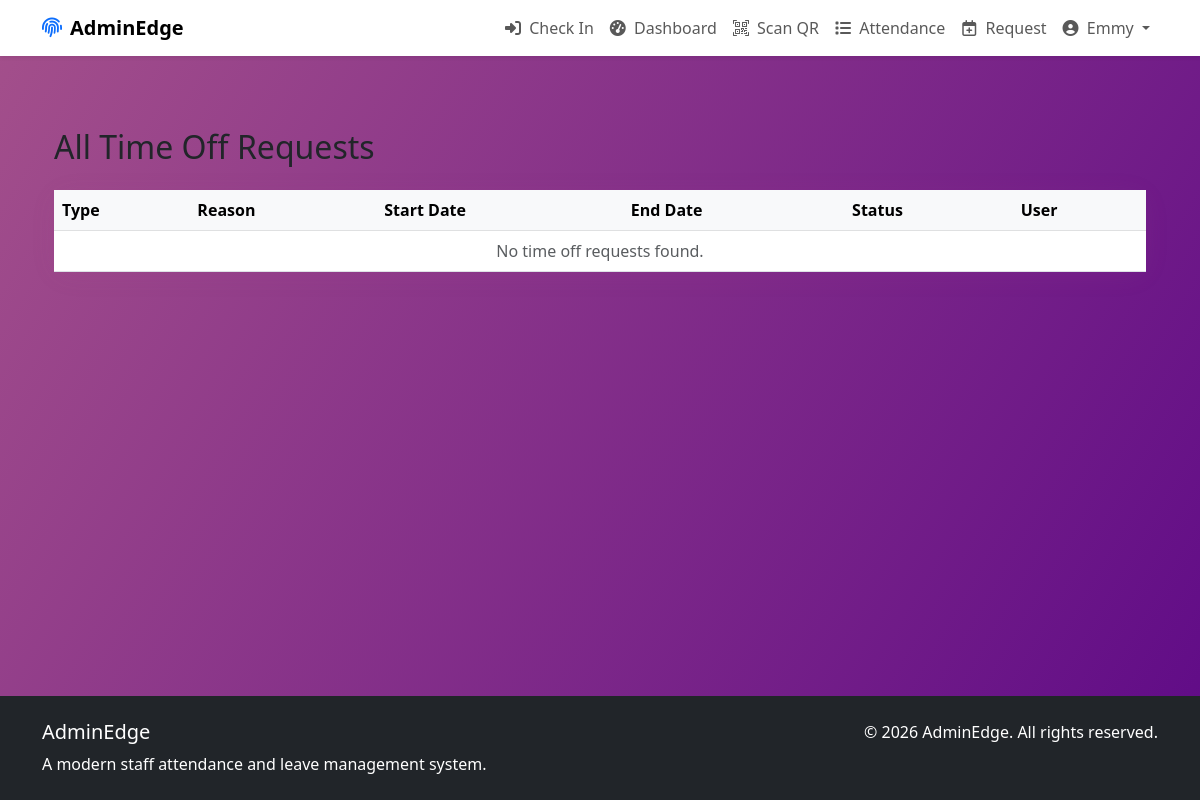
Page /all-time-off/ (signed in) on the earlier database version.
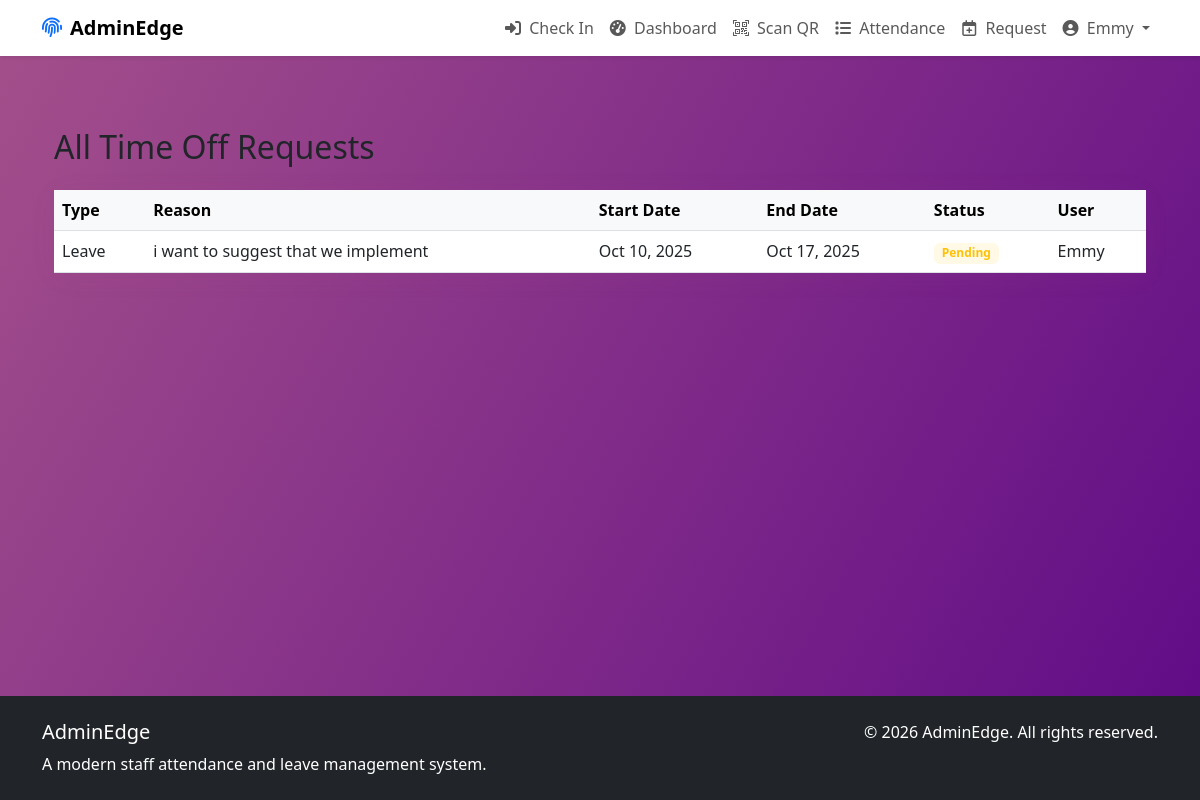
Same page on the later database version.
### accounts/models.py (models this page shows, shortened)
class CustomUser(AbstractUser):
    phone = models.CharField(
        _("phone number"),
        max_length=15,
        blank=True,
        validators=[
            RegexValidator(
                regex=r"^\+?1?\d{9,15}$",
                message=_(
                    "Phone number must be entered in the format: '+999999999'. Up to 15 digits allowed."
                ),
            )
        ],
        help_text=_("Format: +1234567890"),
    )
    department = models.ForeignKey(
        "attendance.Department",
        on_delete=models.SET_NULL,
        null=True,
        blank=True,
        related_name="staff_members",
        verbose_name=_("department"),
    )
    hire_date = models.DateField(
        _("hire date"),
        default=timezone.now,
        help_text=_("Date when the employee was hired"),
    )
    position = models.CharField(
        _("position"), max_length=100, blank=True, help_text=_("Job position or title")
    )
    bio = models.TextField(
        _("bio"), blank=True, help_text=_("A short bio or description")
    )
    is_active = models.BooleanField(
        _("active"),
        default=True,
        help_text=_(
            "Designates whether this user should be treated as active. Unselect this instead of deleting accounts."
        ),
    )
    profile_picture = models.ImageField(
        _("profile picture"),
        upload_to="profile_pics/",
        blank=True,
        null=True,
        help_text=_("Upload a profile picture (optional)"),
    )
    date_joined = models.DateTimeField(_("date joined"), default=timezone.now)
    last_updated = models.DateTimeField(_("last updated"), auto_now=True)
    class Meta:
        verbose_name = _("user")
        verbose_name_plural = _("users")
        ordering = ["last_name", "first_name"]

### attendance/models.py (models this page shows, shortened)
class LeaveRequest(models.Model):
    REQUEST_TYPE_CHOICES = [
        ("Leave", _("Leave")),
        ("Suggestion_box", _("Suggestion_box")),
        ("Remote Work", _("Remote Work")),
    ]
    STATUS_CHOICES = [
        ("Pending", _("Pending")),
        ("Approved", _("Approved")),
        ("Rejected", _("Rejected")),
    ]
    user = models.ForeignKey(
        settings.AUTH_USER_MODEL,
        on_delete=models.CASCADE,
        related_name="leave_requests",
        verbose_name=_("user"),
        null=True,
        blank=True,
    )
    type = models.CharField(
        _("Request Type"),
        max_length=20,
        choices=REQUEST_TYPE_CHOICES,
        default="Leave",
        help_text=_("Type of request: Leave or Remote Work"),
    )
    start_date = models.DateField(
        _("start date"), help_text=_("First day of leave"), null=True, blank=True
    )
    end_date = models.DateField(
        _("end date"), help_text=_("Last day of leave"), null=True, blank=True
    )
    reason = models.TextField(_("reason"), help_text=_("Reason for leave"))
    status = models.CharField(
        _("status"),
        max_length=20,
        choices=STATUS_CHOICES,
        default="Pending",
        help_text=_("Current status of the leave request"),
    )
    created_at = models.DateTimeField(
        _("created at"), auto_now_add=True, help_text=_("When this request was created")
    )
    updated_at = models.DateTimeField(
        _("updated at"),
        auto_now=True,
        help_text=_("When this request was last updated"),
    )
    reviewed_by = models.ForeignKey(
        settings.AUTH_USER_MODEL,
        on_delete=models.SET_NULL,
        null=True,
        blank=True,
        related_name="reviewed_leave_requests",
        verbose_name=_("reviewed by"),
        help_text=_("Admin who reviewed this request"),
    )
    review_notes = models.TextField(
        _("review notes"), blank=True, help_text=_("Notes from the reviewer")
    )
    class Meta:
        verbose_name = _("leave request")
        verbose_name_plural = _("leave requests")
        ordering = ["-created_at"]
        indexes = [
            models.Index(fields=["user", "start_date"]),
            models.Index(fields=["status"]),
            models.Index(fields=["start_date", "end_date"]),
        ]

### attendance/views.py (the view)
# urls.py: path("all-time-off/", views.all_time_off, name="all_time_off"),
@login_required
def all_time_off(request):
    if request.user.is_staff:
        all_time_off = LeaveRequest.objects.all().order_by("-created_at")
    else:
        all_time_off = LeaveRequest.objects.filter(user=request.user).order_by(
            "-created_at"
        )
    context = {
        "all_time_off": all_time_off,
        "is_staff": request.user.is_staff,
    }
    return render(request, "all_time_off.html", context)

### attendance/context_processors.py (called while the page is built)
def attendance_status(request):
    context = {
        'user_signed_in_today': False,
        'user_signed_out_today': False,
        'show_sign_in': True,
        'show_sign_out': False,
    }
    if request.user.is_authenticated:
        today = timezone.now().date()
        try:
            attendance = Attendance.objects.get(user=request.user, date=today)
            if attendance.sign_in and not attendance.sign_out:
                context['user_signed_in_today'] = True
                context['show_sign_in'] = False
                context['show_sign_out'] = True
            elif attendance.sign_out:
                context['user_signed_out_today'] = True
                context['show_sign_in'] = False
                context['show_sign_out'] = False
        except Attendance.DoesNotExist:
            pass
    return context

### attendance/templates/all_time_off.html (shortened to what this page needs)
{% extends 'base.html' %}
{% block content %}
<div class="container py-4">
    <h2 class="mb-4">All Time Off Requests</h2>
    <div class="card">
        <div class="card-body p-0">
            <div class="table-responsive">
                <table class="table table-hover align-middle mb-0">
                    <thead class="table-light">
                        <tr>
                            <th>Type</th>
                            <th>Reason</th>
                            <th>Start Date</th>
                            <th>End Date</th>
                            <th>Status</th>
                            {% if is_staff %}<th>User</th>{% endif %}
                        </tr>
                    </thead>
                    <tbody>
                        {% for leave in all_time_off %}
                        <tr>
                            <td>{% if leave.type == 'Remote Work' %}<span class="badge bg-info bg-opacity-10 text-info">Remote Work</span>{% else %}Leave{% endif %}</td>
                            <td>{{ leave.reason }}</td>
                            <td>{{ leave.start_date|date:"M d, Y" }}</td>
                            <td>{{ leave.end_date|date:"M d, Y" }}</td>
                            <td>
                                <span class="badge
                                    {% if leave.status == 'Pending' %}bg-warning bg-opacity-10 text-warning{% endif %}
                                    {% if leave.status == 'Rejected' %}bg-danger bg-opacity-10 text-danger{% endif %}">
                                    {{ leave.status }}
                                </span>
                            </td>
                            {% if is_staff %}<td>{{ leave.user.get_full_name|default:leave.user.username }}</td>{% endif %}
                        </tr>
                        {% empty %}
                        <tr><td colspan="6" class="text-center text-muted">No time off requests found.</td></tr>
                        {% endfor %}
                    </tbody>
                </table>
            </div>
        </div>
    </div>
</div>
{% endblock %}

### attendance/templates/base.html (shortened to what this page needs)
{% load static %}
<!DOCTYPE html>
<html lang="en">
<head>
    <link href="https://cdn.jsdelivr.net/npm/bootstrap@5.3.0/dist/css/bootstrap.min.css" rel="stylesheet">
    <link rel="stylesheet" href="https://cdn.jsdelivr.net/npm/bootstrap-icons@1.11.0/font/bootstrap-icons.css">
    <link rel="stylesheet" href="https://cdnjs.cloudflare.com/ajax/libs/font-awesome/6.4.0/css/all.min.css">
    <link href="{% static 'css/style.css' %}" rel="stylesheet">
</head>
<body class="d-flex flex-column min-vh-100">
    <nav class="navbar navbar-expand-lg navbar-light bg-white shadow-sm">
        <div class="container">
            <a class="navbar-brand d-flex align-items-center" href="{% if user.is_authenticated %}{% url 'dashboard' %}{% else %}{% url 'login' %}{% endif %}">
                <i class="fas fa-fingerprint me-2 text-primary"></i>
                <span class="fw-bold">AdminEdge</span>
            </a>
            <div class="collapse navbar-collapse" id="navbarNav">
                <ul class="navbar-nav ms-auto">
                    {% if user.is_authenticated %}
                        <li class="nav-item">
                            <a class="nav-link" href="{% url 'sign_in_out' %}">
                                {% if show_sign_out %}
                                    <i class="fas fa-sign-out-alt me-1"></i> Check Out
                                {% else %}
                                    <i class="fas fa-sign-in-alt me-1"></i> Check In
                                {% endif %}
                            </a>
                        </li>
                        <li class="nav-item">
                            <a class="nav-link" href="{% url 'dashboard' %}">
                                <i class="fas fa-tachometer-alt me-1"></i> Dashboard
                            </a>
                        </li>
                        <li class="nav-item">
                            <a class="nav-link" href="{% url 'barcode_scan_page' %}">
                                <i class="bi bi-qr-code-scan me-1"></i> Scan QR
                            </a>
                        </li>
                        {% if user.is_staff %}
                            <li class="nav-item">
                                <a class="nav-link" href="{% url 'attendance_list' %}">
                                    <i class="fas fa-list me-1"></i> Attendance
                                </a>
                            </li>
                        {% endif %}
                        <li class="nav-item">
                            <a class="nav-link" href="{% url 'leave_request' %}">
                                <i class="far fa-calendar-plus me-1"></i> Request
                            </a>
                        </li>
                        <li class="nav-item dropdown">
                            <a class="nav-link dropdown-toggle" href="#" id="userDropdown" role="button"
                               data-bs-toggle="dropdown" aria-expanded="false">
                                <i class="fas fa-user-circle me-1"></i> {{ user.get_full_name|default:user.username }}
                            </a>
                        </li>
                    {% endif %}
                </ul>
            </div>
        </div>
    </nav>
    <main class="flex-grow-1 py-4">
        <div class="container">
            {% block content %}{% endblock %}
        </div>
    </main>
    <footer class="bg-dark text-white py-4 mt-5">
        <div class="container">
            <div class="row">
                <div class="col-md-6">
                    <h5>AdminEdge</h5>
                    <p class="mb-0">A modern staff attendance and leave management system.</p>
                </div>
                <div class="col-md-6 text-md-end">
                    <p class="mb-0">&copy; {% now "Y" %} AdminEdge. All rights reserved.</p>
                </div>
            </div>
        </div>
    </footer>
</body>
</html>

### attendance/templates/base.html (style rules this page uses)
body { min-height: 100vh; background: linear-gradient(120deg, #a4508b 0%, #5f0a87 50%, #c471f5 100%); background-attachment: fixed; background-size: 200% 200%; animation: violetGradientShift 10s ease-in-out infinite; }
.card { background: rgba(255,255,255,0.92); border-radius: 1rem; box-shadow: 0 4px 24px 0 rgba(164, 80, 139, 0.10); border: none; }

Differences in the rows shown:
added LeaveRequest: type "Leave", reason "i want to suggest that we implement", start_date "Oct 10, 2025", end_date "Oct 17, 2025", status "Pending", user.get_full_name "Emmy"
Other differences:
text no longer shown: "No time off requests found."
